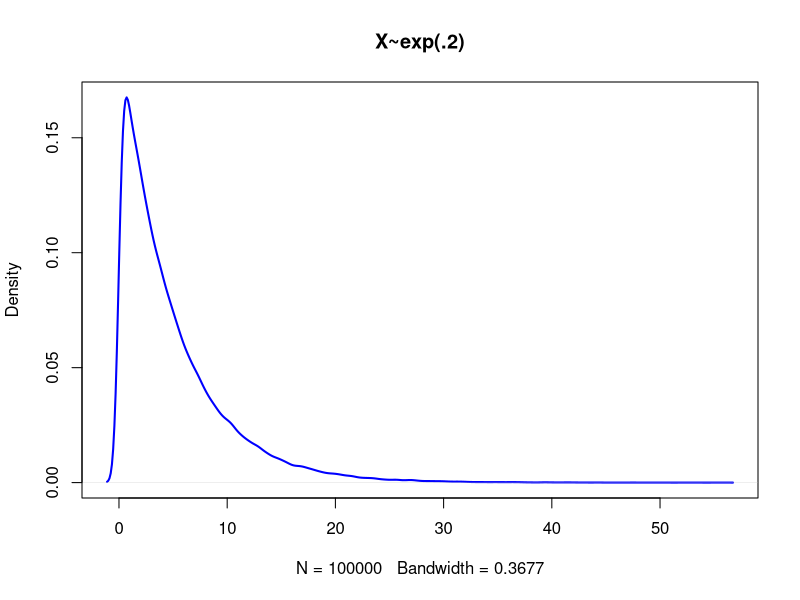
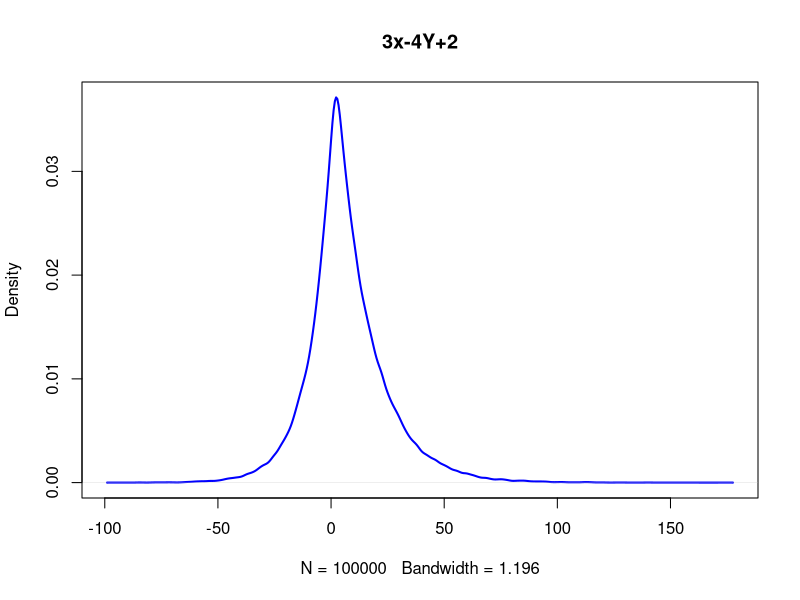

These charts were generated, in order, by the following R code:
## ---- chunk 1
rnormalz<-rnorm((30000*5))  #generating the numbers
rn.matrix<-matrix(rnormalz, ncol=5)  #putting the numbers in a matrix with 5 collumns
## ---- chunk 2
start <- proc.time()
medians <- NULL #making a vector to put my 300000 medians in
for(i in 1: 30000){
    medians <- c(medians, median(rn.matrix[i,]))  #takes the median of the ith row
}
end <- proc.time()

end[3] - start[3]
## ---- chunk 3
start <- proc.time()
medians <- apply(rn.matrix, 1, median) # takes the median of each row of the rn.matrix 
end <- proc.time()
end[3] - start[3]
## ---- chunk 4

means.row<-apply(rn.matrix, 1, mean) # takes the mean of each row of the rn.matrix matrix

means.col<-apply(rn.matrix, 2, mean) #takes the mean of each collumn of the rn.matrix matrix

sums.col<-apply(rn.matrix, 2, sum) #takes the sum of each collumn of the rn.matrix matrix

## ---- chunk 5
X <- rexp(100000, .2)

plot(density(X), col="blue", lwd=2, main="X~exp(.2)")
## ---- chunk 6
1/(0.2)^2
mean(X^2) - (mean(X))^2 #variance
var(X) #also the variance
## ---- chunk 7

## ---- chunk 8
X<-rexp(100000, .2)
Y<-rexp(100000, .4)

function.X.Y<-(3*X - 4*Y + 2)

var(function.X.Y) #Var(3X-4Y+2)

plot(density(function.X.Y), col="blue", lwd=2, main="3x-4Y+2")
## ---- chunk 9
part.1 = var(3*X)         #Var(3X)

part.2 = var(4*Y)         #Var(4Y)

part.3 <- mean((2)^2) - (mean(2))^2 #Var(2)

part.1 - part.2 + part.3

## ---- chunk 10

## ---- chunk 11

## ---- chunk 12

